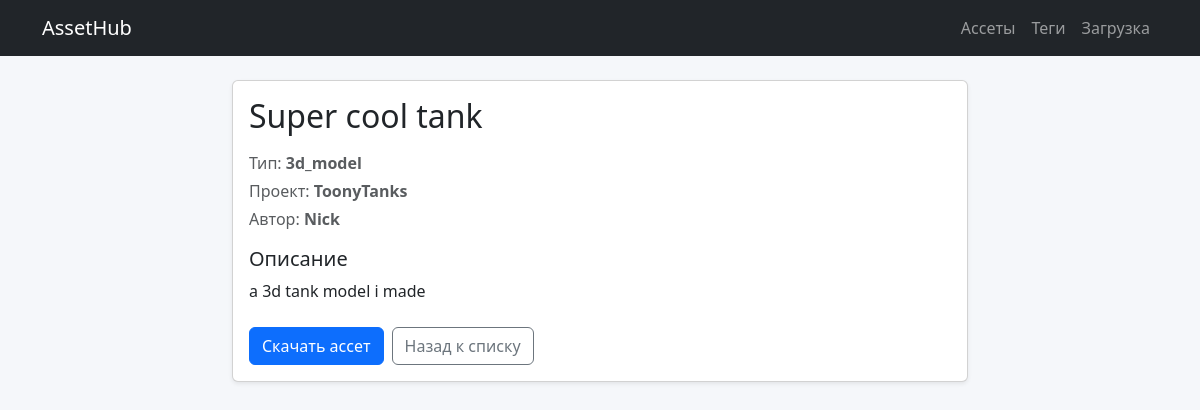
Page /assets/3 on the earlier database version.
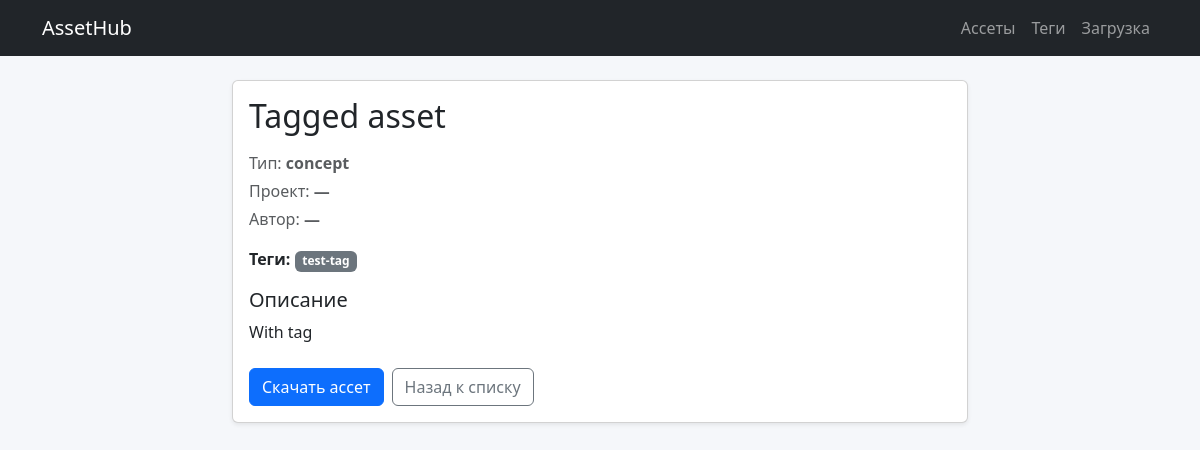
Same page on the later database version.
### app/models/asset.py (models this page shows, shortened)
class Asset(db.Model):
    __tablename__ = "assets"
    id = db.Column(db.Integer, primary_key=True)
    title = db.Column(db.String(255), nullable=False)
    description = db.Column(db.Text)
    asset_type = db.Column(db.String(50), nullable=False)  # concept, 3d_model, texture и тд
    file_path = db.Column(db.String(512), nullable=False)
    preview_path = db.Column(db.String(512))
    project_name = db.Column(db.String(255))
    author_name = db.Column(db.String(255))
    created_at = db.Column(db.DateTime, default=datetime.utcnow)
    updated_at = db.Column(db.DateTime, onupdate=datetime.utcnow)
    tags = db.relationship(
        "Tag",
        secondary="asset_tags",
        back_populates="assets"
    )

### app/models/tag.py (models this page shows, shortened)
class Tag(db.Model):
    __tablename__ = "tags"
    id = db.Column(db.Integer, primary_key=True)
    name = db.Column(db.String(100), unique=True, nullable=False)
    assets = db.relationship(
        "Asset",
        secondary="asset_tags",
        back_populates="tags"
    )

### app/controllers/assets.py (the view)
@assets_bp.route("/<int:asset_id>")
def asset_detail(asset_id):
    asset = Asset.query.get(asset_id)
    if asset is None:
        abort(404)
    return render_template("assets/detail.html", asset=asset)

### app/templates/assets/detail.html (shortened to what this page needs)
{% extends "base.html" %}
{% block content %}
<div class="row">
    <div class="col-md-8 mx-auto">
        <div class="card shadow-sm mb-4">
            <div class="card-body">
                <h2 class="card-title mb-3">{{ asset.title }}</h2>
                <p class="text-muted mb-1">
                    Тип: <strong>{{ asset.asset_type }}</strong>
                </p>
                <p class="text-muted mb-1">
                    Проект: <strong>{{ asset.project_name or "—" }}</strong>
                </p>
                <p class="text-muted mb-3">
                    Автор: <strong>{{ asset.author_name or "—" }}</strong>
                </p>
                {% if asset.tags %}
                    <p class="mb-3">
                        <strong>Теги:</strong>
                        {% for tag in asset.tags %}
                            <a href="{{ url_for('assets.assets_list', tag=tag.name) }}"
                               class="badge bg-secondary text-decoration-none me-1">
                                {{ tag.name }}
                            </a>
                        {% endfor %}
                    </p>
                {% endif %}
                {% if asset.description %}
                    <h5>Описание</h5>
                    <p>{{ asset.description }}</p>
                {% endif %}
                <div class="mt-4 d-flex gap-2">
                    <a href="{{ url_for('assets.download_asset', asset_id=asset.id) }}"
                       class="btn btn-primary">
                        Скачать ассет
                    </a>
                    <a href="{{ url_for('assets.assets_list') }}"
                       class="btn btn-outline-secondary">
                        Назад к списку
                    </a>
                </div>
            </div>
        </div>
    </div>
</div>
{% endblock %}

Differences in the rows shown:
changed Asset: title "Super cool tank" → "Tagged asset"; asset_type "3d_model" → "concept"; project_name "ToonyTanks" → "—"; author_name "Nick" → "—"; description "a 3d tank model i made" → "With tag"
now on this page (row edited): Tag: name "test-tag"
Other differences:
text now shown: "Теги:"
